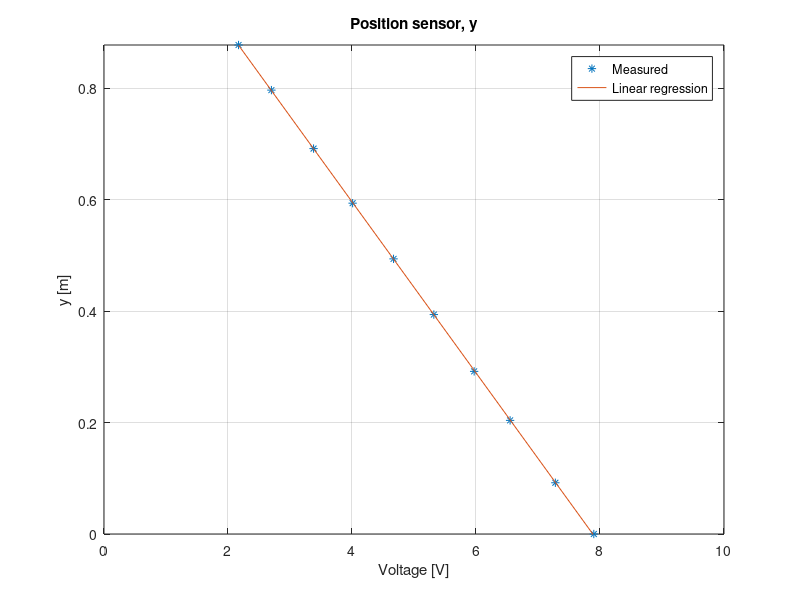

Source code (MATLAB):
% GRAB DATA FROM CRANE
y = [31.8 41.0 52.2 61.0 71.2 81.2 91.2 101.0 111.5 119.6];

y = (y - y(1)) / 100;

u = [7.90 7.28 6.55 5.97 5.32 4.67 4.01 3.380 2.700 2.170];


[p, s] = polyfit(u, y, 1);
%y = -0.1534*u + 1.1331

y_est = polyval(p, u);

%y = p(1) * Vy + p(2);

r2 = 1 - s.normr^2 / norm(y_est-mean(y_est))^2

% PLOT
plot(u, y, '*', u, y_est);
title('Position sensor, y');
xlabel('Voltage [V]');
ylabel('y [m]');
xlim([0 10]);
ylim([y(1) y(end)]);
legend('Measured', 'Linear regression', 'location', 'northeast');
grid on;